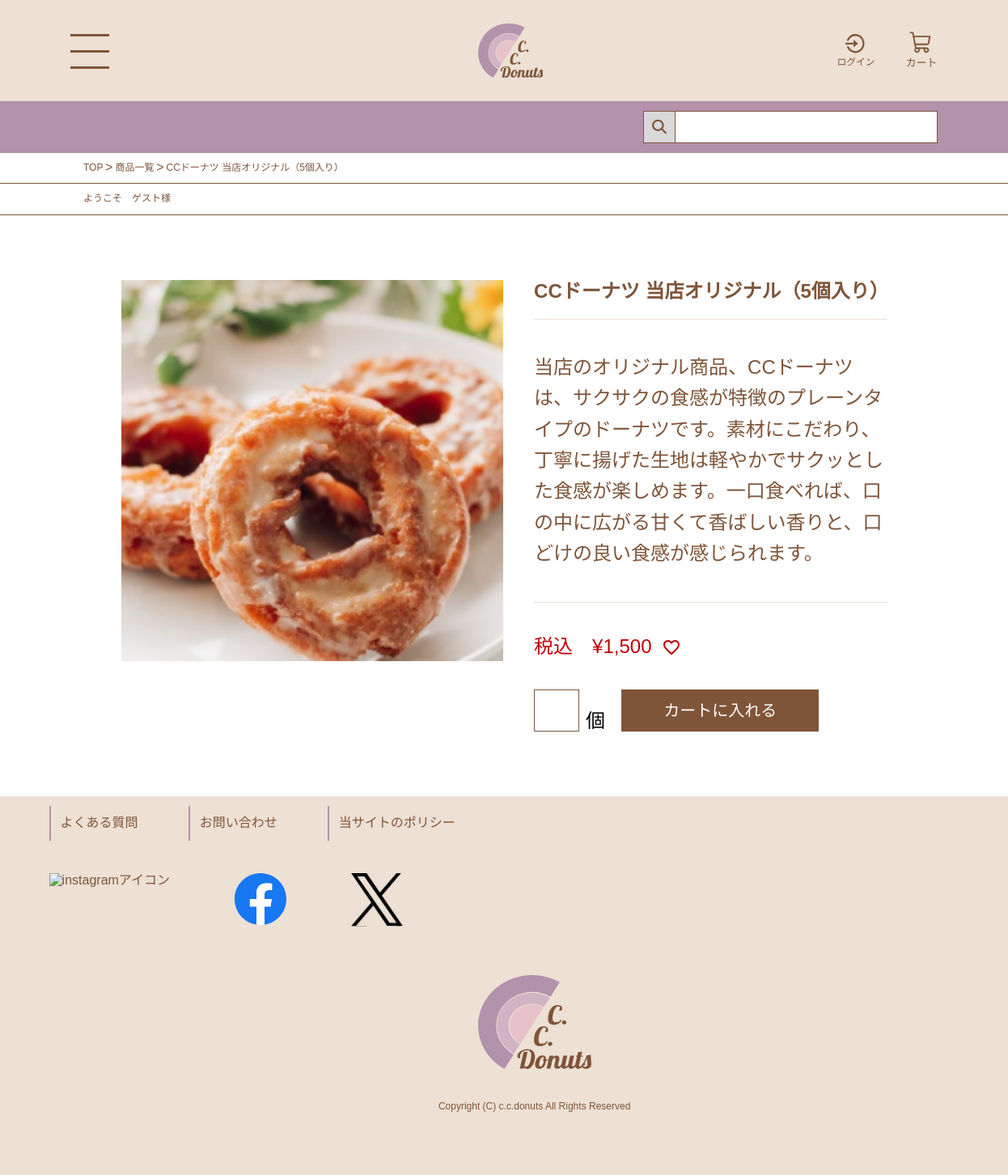
Screenshot of /detail.php?id=1 with the database file from the repository.
### tables this page shows
create table product (
id int auto_increment primary key, 
name varchar(200) not null, 
price int not null, 
description varchar(1000) not null 
);

### detail.php (the view, shortened to what this page needs)
<!DOCTYPE html>
<html lang="ja">
<head>
    <link rel="stylesheet" href="common/css/reset.css">
    <link rel="stylesheet" href="common/css/common.css">
    <link rel="stylesheet" href="common/css/detail.css">
</head>
<body>
    <?php
    require 'includes/header.php';
    ?>
    <main>
        <nav class="navigator">
            <ol class="bread_crumb">
                <li><a href="index.php">TOP</a></li>
                <li><a href="product.php">商品一覧</a></li>
                <?php
                require 'includes/database.php';
                $place = $pdo->prepare('select * from product where id=?');
                $place->execute([$_REQUEST['id']]);
                foreach ($place as $row) {
                    $name = $row['name'];
                    echo '<li>', $name, '</li>';
                }
                ?>
            </ol>
        </nav>
        <hr class="brown_line">
        <div class="navigator">
            <?php
            if (isset($_SESSION['customer'])) {
                echo '<p class="greeting">ようこそ　', $_SESSION['customer']['name'], '様</p>';
            } else {
                echo '<p class="greeting">ようこそ　ゲスト様</p>';
            }
            ?>
        </div>
        <hr class="brown_line">
        <?php
        require 'includes/database.php';
        $sql = $pdo->prepare('select * from product where id=?');
        $sql->execute([
            $_REQUEST['id']
        ]);
        foreach ($sql as $row) {
            $price = number_format($row['price']);
            echo <<<END
    <form action="cart-input.php" method="post" class="detail_menu">
    <div class="flex_item1">
    <img alt="image" src="common/images/{$row['id']}.png" class="detail_img">
    </div>
    <div class="flex_item2">
    <p class="detail_submenu">{$row['name']}</p>
    <p class="detail_explain">{$row['description']}</p>
    <p class="detail_money">税込&emsp;&yen;{$price}<span class="detail_favorite"><a href="#!"><img src="common/images/heart.png" alt="お気に入りボタン"></a></span>
    </p>
 <div class="detail_buy">
 <div>
  <input type="text" name="count" pattern="^[0-9]{1,9}$" class="detail_text">
  <span>個</span>
 </div>
 <input type="submit" class="cart_input" value="カートに入れる">
</div>
<input type="hidden" name="id" value="{$row['id']}">
<input type="hidden" name="name" value="{$row['name']}">
<input type="hidden" name="price" value="{$row['price']}">
</div>
</form>
END;
        }
        ?>
    </main>
    <?php require 'includes/footer.php'; ?>

### common/css/common.css (style rules this page uses)
* { font-family: "Noto Sans JP", sans-serif; }
.navigator { width: 100%; padding: 12px 0 12px 20px; text-align: left; color: #7f5539; font-size: 12px; }
.bread_crumb { display: flex; flex-wrap: nowrap; }
.bread_crumb li { position: relative; }
.bread_crumb li:not(:first-child) { padding-left: 15px; }
.bread_crumb li:not(:last-child)::after { content: ">"; position: absolute; top: -3px; right: -12px; font-size: 16px; }
.brown_line { width: 100%; color: #7f5539; }
@media screen and (min-width: 768px) { .navigator { padding: 12px 0 12px 103px; } }

### common/css/detail.css (style rules this page uses)
main { width: 100%; margin-bottom: 80px; }
.detail_menu { width: 90%; margin: 20px auto; }
.detail_img { width: 100%; margin-bottom: 20px; }
.detail_submenu { color: #7f5539; font-size: 16px; font-weight: bold; margin-bottom: 20px; }
.detail_explain { color: #7f5539; font-size: 16px; font-weight: 400; border-top: 1px solid #ede0d4; border-bottom: 1px solid #ede0d4; padding: 20px 0; line-height: 1.6; }
.detail_money { font-size: 16px; font-weight: 500; margin: 20px 0 24px; color: #bf0007; }
.detail_favorite { padding-left: 12px; vertical-align: top; }
.detail_buy { display: flex; flex-wrap: nowrap; width: 100%; }
.detail_buy>div { position: relative; width: auto; }
.detail_buy>div>span { position: absolute; bottom: 0; margin-left: 4px; font-size: 16px; }
.detail_text { border: 1px solid #7f5539; width: 56px; height: 36px; font-size: 16px; padding: 4px; }
.cart_input { margin-left: 32px; background-color: #7f5539; text-align: center; color: #fff; width: 160px; }
@media screen and (min-width: 768px) { .detail_menu { width: 76%; max-width: 1046px; margin: 80px auto 0; display: flex; flex-wrap: nowrap; } }
@media screen and (min-width: 768px) { .flex_item1 { width: 52%; } }
@media screen and (min-width: 768px) { .flex_item2 { width: 48%; margin-left: 4%; } }
@media screen and (min-width: 768px) { .detail_img { margin-bottom: 0px; } }
@media screen and (min-width: 768px) { .detail_submenu { font-size: clamp(1rem, 0.111rem + 1.85vw, 1.5rem); } }
@media screen and (min-width: 768px) { .detail_explain { font-size: clamp(1rem, 0.111rem + 1.85vw, 1.5rem); padding: 40px 0; } }
@media screen and (min-width: 768px) { .detail_money { font-size: clamp(1rem, 0.111rem + 1.85vw, 1.5rem); margin: 40px 0; } }
@media screen and (min-width: 768px) { .detail_buy>div>span { margin-left: 8px; font-size: clamp(1rem, 0.111rem + 1.85vw, 1.5rem); } }
@media screen and (min-width: 768px) { .detail_text { max-width: 80px; height: 52px; font-size: 24px; padding: 8px; } }
@media screen and (min-width: 768px) { .cart_input { font-size: clamp(0.75rem, -0.139rem + 1.85vw, 1.25rem); margin-left: 52px; width: 56%; } }

### rows the page displays
product: name "CCドーナツ 当店オリジナル（5個入り）", description "当店のオリジナル商品、CCドーナツは、サクサクの食感が特徴のプレーンタイプのドーナツです。素材にこだわり、丁寧に揚げた生地は軽やかでサクッとした食感が楽しめます。一口食べれば、口の中に広がる甘くて香ばしい香りと、口どけの良い食感が感じられます。", price "1,500"
